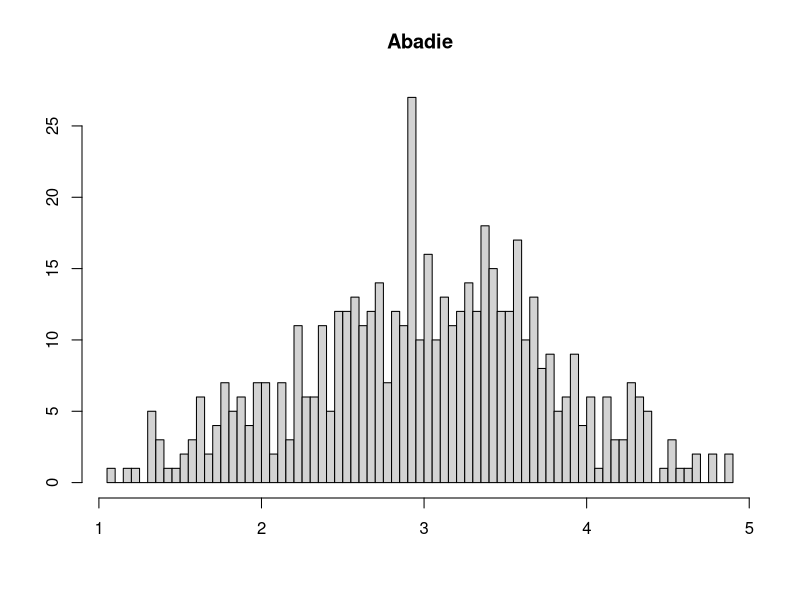
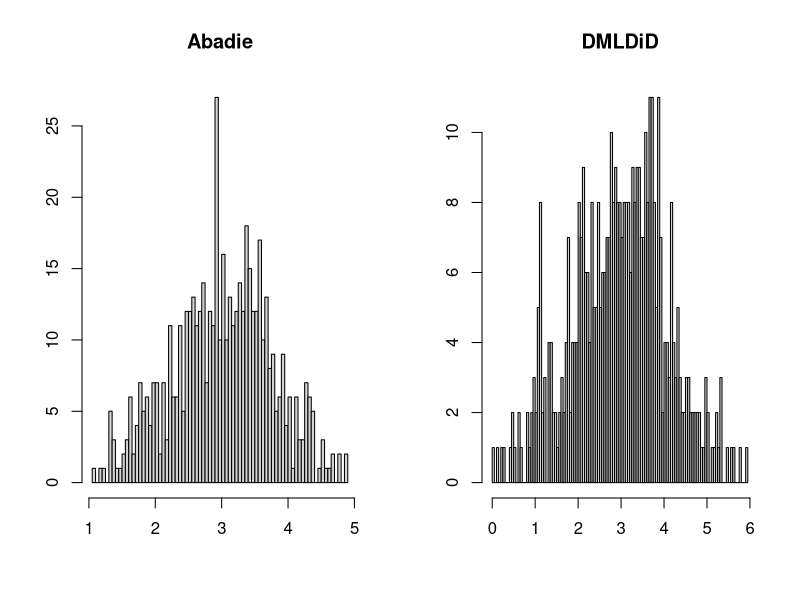

Here is the R script that generated these plots, in order:
install.packages("rpart")
library(rpart)

install.packages("randomForest")
library(randomForest)

#Data generating
set.seed(666)
B=1000
N=200
p=100
s=5
X=array(rnorm(N*B*p,0.3,0.1),dim=c(B,N,p))
gamma=c(s:1,rep(0,(p-s)))/s

D=matrix(0,B,N)
z=matrix(0,B,N)
pr=matrix(0,B,N)

for (i in 1:B){
  z[i,] = X[i,,]%*%gamma        # linear combination 
  pr[i,] = 1/(1+exp(-z[i,]))         # P(D=1 given X) Probit
  D[i,] = rbinom(N,1,pr[i,]) 
}


beta1=gamma+0.5
beta2=gamma+1
theta=3

e1=matrix(rnorm(B*N,0,0.1),B,N)
e2=matrix(rnorm(B*N,0,0.1),B,N)
e3=matrix(rnorm(B*N,0,0.1),B,N)

Y00=matrix(0,B,N)
Y01=matrix(0,B,N)
Y11=matrix(0,B,N)

for (i in 1:B){
  
  Y00[i,]=1+e1[i,]
  Y01[i,]=Y00[i,]+1+e2[i,]
  Y11[i,]=theta+Y01[i,]+e3[i,]
}

Y0=Y00
Y1=Y01*(1-D)+Y11*D

T=matrix(rbinom(B*N,1,0.5),B,N)

Y=Y0+T*(Y1-Y0)




#####################################################################################
#Abadie's Estimator
thetahat=c(0)
for (i in 1:B){
  treatment=ifelse(D[i,]==1,'yes','no')
  data1=data.frame(treatment, X[i,,])
  
  rt = rpart(treatment ~ X1+X2+X3+X4+X5, data = data1, method = "class")
  p1 = predict(rt, data1, type = "prob")
  
  ghat=p1[,2]
  
  lambda=mean(T[i,])
  thetahat[i]=mean((T[i,]-lambda)*Y[i,]*(D[i,]-ghat)/(1-ghat)/(lambda*(1-lambda))/mean(D[i,]))
  
}

hist(thetahat,breaks=100,main="Abadie",xlab="",ylab="")




#HD
###Sample splitting parameters
k=2
k1=c(1:(N/k))
k2=c((N/k+1):(2*N/k))
K=rbind(k1,k2)

#DML
thetabar=c(0)
for (i in 1:B){
  thetaDML=c(0)
  for (q in 1:k){
    treatment=ifelse(D[i,-K[q,]]==1,'yes','no')
    data1=data.frame(treatment, X[i,-K[q,],])
    
    rt = rpart(treatment ~ X1+X2+X3+X4+X5, data = data1, method = "class")
    
    treatment=ifelse(D[i,K[q,]]==1,'yes','no')
    data2=data.frame(treatment, X[i,K[q,],])
    
    
    p1 = predict(rt, data2, type = "prob")
    
    ghat=p1[,2]
    
    lambda=mean(T[i,])
    
    index=which(D[i,-K[q,]]==0)
    YY=Y[i,-K[q,]]
    YY=YY[index]
    TT=T[i,-K[q,]]
    TT=TT[index]
    XX=X[i,-K[q,],1:s]
    XX=XX[index,]
    
    
    model2=randomForest(XX,YY*TT)
    model3=randomForest(XX,YY)
    
    #    ghat=pr[i,K[q,]]-0.1
    
    ellhat2=predict(model2,X[i,K[q,],1:s])
    ellhat3=predict(model3,X[i,K[q,],1:s])
    
    
    
    thetaDML[q]=mean((T[i,K[q,]]-lambda)*Y[i,K[q,]]*(D[i,K[q,]]-ghat)/(1-ghat)/(lambda*(1-lambda))/mean(D[i,K[q,]])-(D[i,K[q,]]-ghat)/(1-ghat)/(lambda*(1-lambda))/mean(D[i,K[q,]])*(ellhat2-lambda*ellhat3))
  }
  thetabar[i]=mean(thetaDML)
}




par(mfrow=c(1,2))
hist(thetahat[which(abs(thetahat-3)<3)],breaks=100,main="Abadie",xlab="",ylab="")
hist(thetabar[which(abs(thetabar-3)<3)],breaks=100,main="DMLDiD",xlab="",ylab="")
